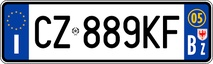
#> input picture plates/plate3.jpg, 213 x 64 px, shrunk from 409 x 123 before the run
$ python main.py
#> lines starting #> are read from the running program, lines starting #| are printed output that depends on the picture; after the words box and inside, x2 and y2 are one past the last pixel; in counts of white or black regions, pixels touching at a corner belong together
### utils.py
import random
import os
import matplotlib.pyplot as plt
import cv2
import pytesseract

def remove_blue_borders(image_path, output_path):
#> called with image_path = 'plates/plate3.jpg', output_path = 'plates/borderless.png'
	image = cv2.imread(image_path)
#> image is the input picture: shape (64, 213, 3); mean B, G, R 172.1, 158, 150.1

	# Convertire l'immagine in scala di grigi
	gray = cv2.cvtColor(image, cv2.COLOR_BGR2GRAY)
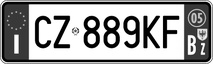
#> gray: shape (64, 213); min 0, max 255, mean 157.3

	# [7 lines of commented-out code are left out]
	blurred = cv2.GaussianBlur(gray, (5, 5), 0)
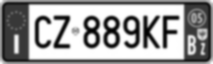
#> blurred: shape (64, 213); min 1, max 255, mean 157.4
	edged = cv2.Canny(blurred, 50, 200, 255)
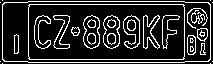
#> edged: shape (64, 213); 17.2% white in thin lines or dots

	# [10 lines of commented-out code are left out]
	_, binary = cv2.threshold(edged, 0, 255, cv2.THRESH_BINARY + cv2.THRESH_OTSU)

	# Trovare i contorni
	contours, _ = cv2.findContours(edged, cv2.RETR_EXTERNAL, cv2.CHAIN_APPROX_SIMPLE)
#> contours = 9 contours, 8 with area under 20; largest, box (x1, y1, x2, y2) and area: (2, 1, 211, 63) 12578

	# Creare una copia dell'immagine per disegnare i contorni
	contour_image = image.copy()
	cv2.drawContours(contour_image, contours, -1, (0, 255, 0), 2)
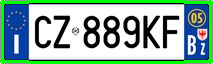
#> contour_image: shape (64, 213, 3); 11.99% of pixels changed, all inside (x1, y1, x2, y2) = (0, 0, 213, 64)

	# # Visualizzare i contorni trovati
	# plt.subplot(2, 3, 4)
	# plt.title('Contours')
	# plt.imshow(cv2.cvtColor(contour_image, cv2.COLOR_BGR2RGB))

	# Trovare il contorno con l'area maggiore che dovrebbe essere la targa
	max_contour = max(contours, key=cv2.contourArea)
#> max_contour = contour of 16 points, box (x1, y1, x2, y2) (2, 1, 211, 63), area 12578

	# Ottenere il rettangolo di delimitazione per il contorno maggiore
	x, y, w, h = cv2.boundingRect(max_contour)
#> x = 2; y = 1; w = 209; h = 62

	# Disegnare il rettangolo di delimitazione sull'immagine originale
	rect_image = image.copy()
	cv2.rectangle(rect_image, (x, y), (x + w, y + h), (255, 0, 0), 2)
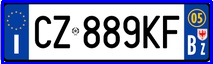
#> rect_image: shape (64, 213, 3); 10.36% of pixels changed, all inside (x1, y1, x2, y2) = (1, 0, 213, 64)

	# Visualizzare il rettangolo di delimitazione
	# plt.subplot(2, 3, 5)
	# plt.title('Bounding Rect')
	# plt.imshow(cv2.cvtColor(rect_image, cv2.COLOR_BGR2RGB))

	# Ritagliare l'immagine per rimuovere lo sfondo
	cropped_image = image[y:y + h, x:x + w]

	# Salvare l'immagine ritagliata senza sfondo
	cv2.imwrite(output_path, cropped_image)
	cropped_image = cv2.cvtColor(cropped_image, cv2.COLOR_BGR2RGB)

	# # Visualizzare l'immagine ritagliata senza sfondo
	# plt.subplot(2, 3, 6)
	# plt.title('Cropped Image')
	# plt.imshow(cropped_image)

	# Rimuovere i bordi blu dalla targa
	height, width, _ = cropped_image.shape
#> height = 62; width = 209
	blue_border_width = int(width * 0.117)  # Assumiamo che i bordi blu occupino il 10% della larghezza totale
#> blue_border_width = 24
	cropped_image_no_blue = cropped_image[:, blue_border_width:width - blue_border_width]

	# Convertire l'immagine ritagliata in scala di grigi
	plate_gray = cv2.cvtColor(cropped_image_no_blue, cv2.COLOR_BGR2GRAY)
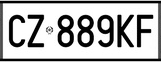
#> plate_gray: shape (62, 161); min 0, max 255, mean 181

	# Applicare una soglia binaria per isolare le lettere
	_, binary_plate = cv2.threshold(plate_gray, 0, 255, cv2.THRESH_BINARY_INV + cv2.THRESH_OTSU)
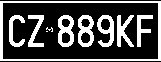
#> binary_plate: shape (62, 161); 28.5% white; 10 white regions (2 under 20 px), largest, box (x1, y1, x2, y2) and area: (0, 1, 161, 61) 980, (58, 15, 74, 47) 315, (78, 15, 94, 47) 305

	# Salvare l'immagine con solo le lettere in evidenza
	cv2.imwrite(output_path, binary_plate)

	# Visualizzare e salvare l'immagine ritagliata senza bordi blu
	plt.figure(figsize=(12, 6))
	plt.subplot(1, 2, 1)
	plt.title('Original Cropped Image')
	plt.imshow(cv2.cvtColor(cropped_image, cv2.COLOR_BGR2RGB))
	plt.axis('off')

	plt.subplot(1, 2, 2)
	plt.title('Cropped Image without Blue Borders')
	plt.imshow(cv2.cvtColor(binary_plate, cv2.COLOR_BGR2RGB))
	plt.axis('off')

	# Salvare l'immagine ritagliata senza bordi blu
	cv2.imwrite(output_path, binary_plate)

	# plt.tight_layout()
	# plt.show()

# [60 lines left out: functions select_random_plates, request_to_join, not called in this run]

### main.py
import cv2
import pytesseract
import utils as utils


pytesseract.pytesseract.tesseract_cmd = 'C:\\Users\\danie\\AppData\\Local\\Programs\\Tesseract-OCR\\tesseract.exe'

utils.remove_blue_borders('plates/plate3.jpg', 'plates/borderless.png')
img = cv2.imread('plates/borderless.png')
img = cv2.cvtColor(img, cv2.COLOR_BGR2RGB)
pytesseract
##############################################
##### Image to String   ######
##############################################
print(pytesseract.image_to_string(img))
#> (this line was passed over: pytesseract is not available in this run)
cv2.imshow('img', img)
cv2.waitKey(0)
#> figure, not shown here; B, G, R data is drawn as R, G, B

$ run again, with example.png saved as plates/plate3.jpg
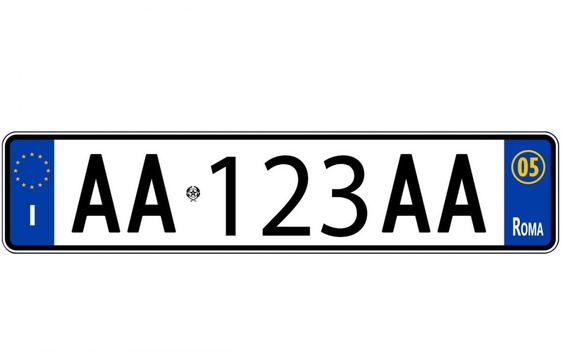
#> input picture example.png, 562 x 352 px, shrunk from 1080 x 675 before the run
#> in remove_blue_borders, image is the input picture: shape (352, 562, 3); mean B, G, R 225.7, 221.6, 219.3
#> in remove_blue_borders, `edged = cv2.Canny(blurred, 50, 200, 255)`:
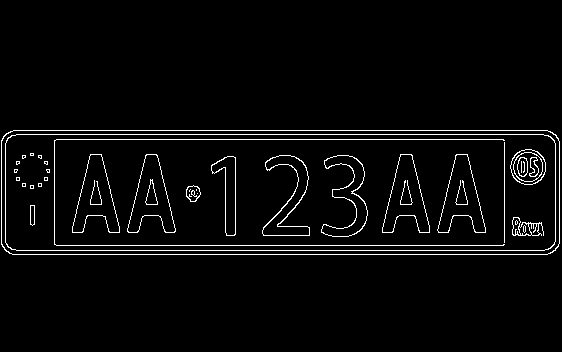
#> edged: shape (352, 562); 3.4% white in thin lines or dots, all inside (x1, y1, x2, y2) = (1, 130, 560, 255)
#> contours = 1 contour; box (x1, y1, x2, y2) and area: (1, 130, 560, 255) 69018
#> contour_image: shape (352, 562, 3); 2.05% of pixels changed, all inside (x1, y1, x2, y2) = (0, 129, 561, 256)
#> max_contour = contour of 45 points, box (x1, y1, x2, y2) (1, 130, 560, 255), area 69018
#> x = 1; y = 130; w = 559; h = 125
#> rect_image: shape (352, 562, 3); 2.07% of pixels changed, all inside (x1, y1, x2, y2) = (0, 129, 562, 257)
#> in remove_blue_borders, `_, binary_plate = cv2.threshold(plate_gray, 0, 255, cv2.THRESH_BINARY_..`:
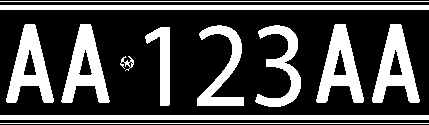
#> binary_plate: shape (125, 429); 30.4% white; 12 white regions, largest, box (x1, y1, x2, y2) and area: (0, 5, 429, 10) 2145, (0, 115, 429, 120) 2145, (61, 24, 110, 103) 1832
